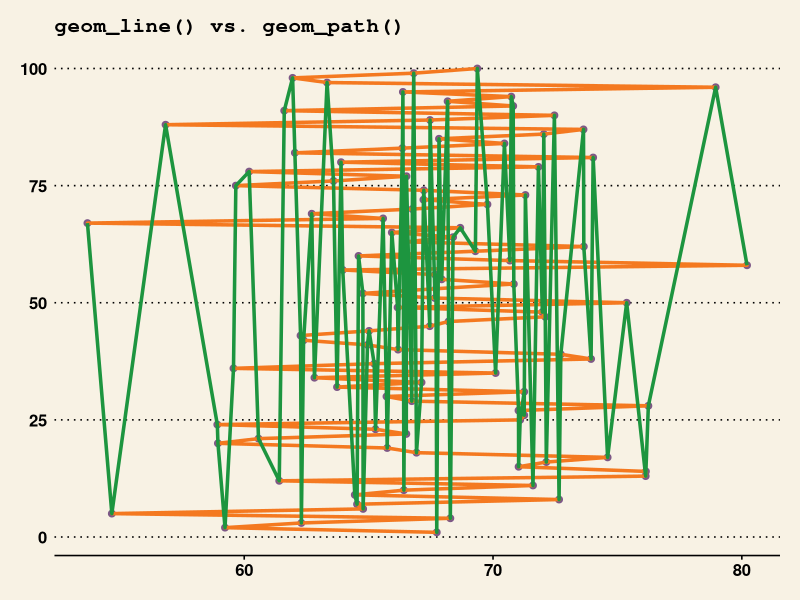

This chart was generated by the following R code:
## ---- chunk 1
library(ggplot2)
library(ggthemes)
N <- 100  # 
height <- rnorm(N, mean=67, sd=5)
data <- data.frame(x = 1:N, height)
ggplot(data, aes(x=height, y=x)) + geom_point(color = "#7d5886", size = 2)+
  geom_path(color = "#f47920", size = 1.2) + 
  geom_line(color = "#1d953f", size = 1.2) +
  ggtitle(label = "geom_line() vs. geom_path()") +
  theme_wsj() +
  theme(plot.title = element_text(size = 15))
